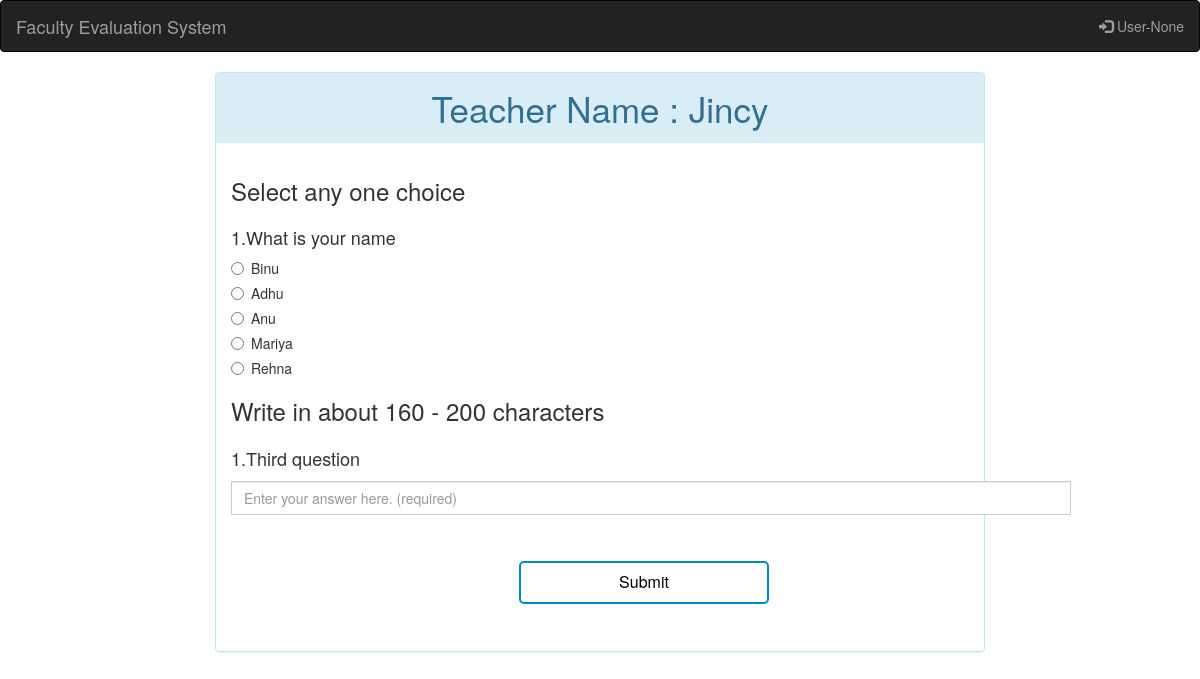
/FES/student/sem/form/12, run on the app's committed database.
### survey/models.py (models this page shows, shortened)
class Form(models.Model):
    formName = models.CharField(max_length=150)
    teacher = models.ForeignKey(Teacher)
    semester = models.ForeignKey(Semester)
    survey = models.ForeignKey(Survey)

class MCQ(models.Model):
    textName = models.CharField(max_length=200)
    form = models.ForeignKey(Form)
    token = models.ForeignKey(Token, null=True)
    def __str__(self):
        return self.textName

class Options(models.Model):
    textName = models.CharField(max_length=200)
    result = models.IntegerField(default=0)
    mcq = models.ForeignKey(MCQ)
    form = models.ForeignKey(Form)
    def __str__(self):
        return self.textName

class TextView(models.Model):
    textName = models.CharField(max_length=200)
    result = models.CharField(max_length=200)
    form = models.ForeignKey(Form)
    token = models.ForeignKey(Token, null=True)

### teacher/models.py (models this page shows, shortened)
class Teacher(models.Model):
    teacherName = models.CharField(max_length=50)
    Semester = models.ForeignKey(Semester)
    subject = models.ForeignKey(Subject)

### student/views.py (the view)
# urls.py: url(r'^sem/form/([0-9]+)',views.formFill , name='fillForm'),
def formFill(request, formId):
    form = models.Form.objects.get(pk=int(formId))
    mcqs = models.MCQ.objects.filter(form=form).filter(token__isnull=True)
    textView = models.TextView.objects.filter(form=form).filter(token__isnull=True)
    options = []
    for mcq in mcqs:
        options.append({'mcq': mcq, 'options': models.Options.objects.filter(mcq=mcq)})
    context = {
        'form': form,
        'options': options,
        'textView': textView,
        'token' : request.session.get('token')
    }
    return render(request, 'student/formfill.html', context)

### templates/student/formfill.html (shortened to what this page needs)
<!DOCTYPE html>
<html lang="en">
<head>
  <link rel="stylesheet" href="https://maxcdn.bootstrapcdn.com/bootstrap/3.3.7/css/bootstrap.min.css">
</head>
<body>
    <nav class="navbar navbar-inverse">
          <div class="container-fluid">
            <div class="navbar-header">
              <a class="navbar-brand" href="#">Faculty Evaluation System</a>
            </div>
              <ul class="nav navbar-nav navbar-right">
                  <li><a href="#"><span class="glyphicon glyphicon-log-in"></span> User-{{ token }}</a></li>
              </ul>
          </div>
        </nav>
    <form method="post" action="{% url 'student:index' %}">
        <div class="panel-group col-sm-8 col-sm-offset-2">
            <div class="panel panel-info ">
                  <div class="panel-heading" style="text-align: center;font-size:2.5em ">Teacher Name : {{ form.teacher.teacherName }}</div>
                  <div class="panel-body">
                        <h3 style="margin-bottom: 1em">Select any one choice</h3>
                        {% for option in options %}
                            <h4>{{ forloop.counter }}.{{ option.mcq }}</h4>
                            {% for option in option.options %}
                              <div class="radio">
                                    <label><input type="radio"  name="{{ forloop.parentloop.counter0 }}" value="{{ forloop.counter0 }}">{{ option }} </label>
                              </div>
                            {% endfor %}
                        {% endfor %}
                        <h3 style="margin-bottom: 1em">Write in about 160 - 200 characters</h3>
                        {% for question in textView %}
                            <h4>{{ forloop.counter }}.{{ question.textName }}</h4>
                            <div class="input-group" style="margin-top: 2em">
                              <input id="msg" type="text" class="form-control" style="width: 60em; margin-top: -1.1em; margin-bottom: 1em" name="{{ question.textName }}" placeholder="Enter your answer here. (required)" >
                            </div>
                        {% endfor %}
                        <input type="submit" class="button button2" style="width: 250px ; margin-left: 18em; margin-top: 2em;margin-bottom:2em" >
                  </div>
            </div>
        </div>
    </form>
</body>
</html>

### templates/student/formfill.html (style rules this page uses)
.button { background-color: #4CAF50; border: none; color: white; padding: 8px 16px; text-align: center; text-decoration: none; display: inline-block; font-size: 16px; margin: 4px 2px; -webkit-transition-duration: 0.4s; transition-duration: 0.4s; cursor: pointer; }
.button2 { background-color: white; color: black; border: 2px solid #008CBA; border-radius: 5px; margin-left: 2em; }

### data on the page
Form: teacher.teacherName "Jincy"
MCQ: mcq "What is your name"
Options: textName "Binu"
Options: textName "Adhu"
Options: textName "Anu"
Options: textName "Mariya"
Options: textName "Rehna"
TextView: textName "Third question"

### other printed values
{{ token }} "None"
